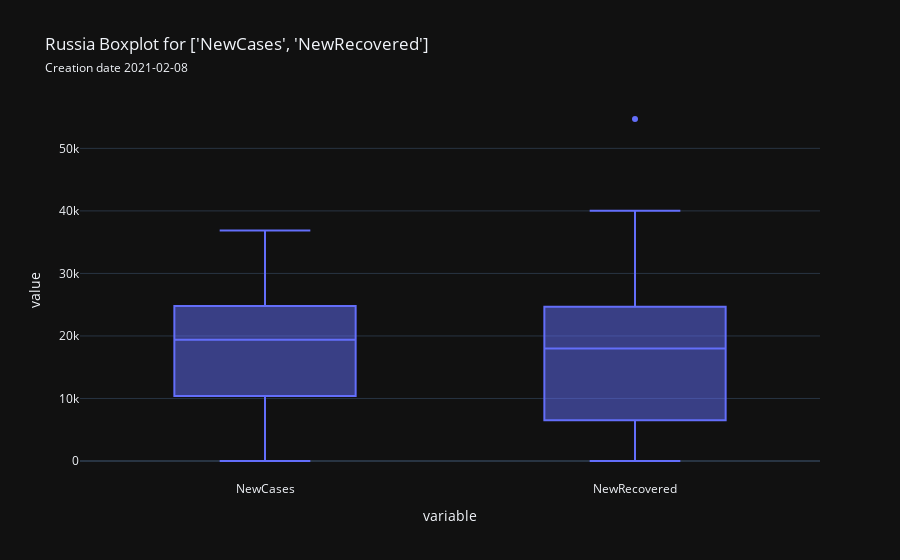

The notebook cell this image was saved under:
### Code cell
measures = ['NewCases','NewRecovered']
country.boxplot(measures, save=True)

### Figure 1 — Plotly figure (JSON) as saved in the notebook; plotly's stock layout.template omitted (floating-point values rounded to 4 significant figures; data arrays with more than 128 entries replaced by an {"elided": "..."} marker saying what was removed)
{"data": [{"alignmentgroup": "True", "hovertemplate": "variable=%{x}<br>value=%{y}<extra></extra>", "legendgroup": "", "marker": {"color": "#636efa"}, "name": "", "notched": false, "offsetgroup": "", "orientation": "v", "quartilemethod": "exclusive", "showlegend": false, "type": "box", "x": {"elided": "348 str values"}, "x0": " ", "xaxis": "x", "y": {"elided": "348 float values"}, "y0": " ", "yaxis": "y"}], "layout": {"boxmode": "group", "legend": {"tracegroupgap": 0}, "title": {"text": "Russia Boxplot for ['NewCases', 'NewRecovered']<br><span style='font-size: 12px;'>Creation date 2021-02-08</span>"}, "xaxis": {"anchor": "y", "domain": [0.0, 1.0], "title": {"text": "variable"}}, "yaxis": {"anchor": "x", "domain": [0.0, 1.0], "title": {"text": "value"}}}}
